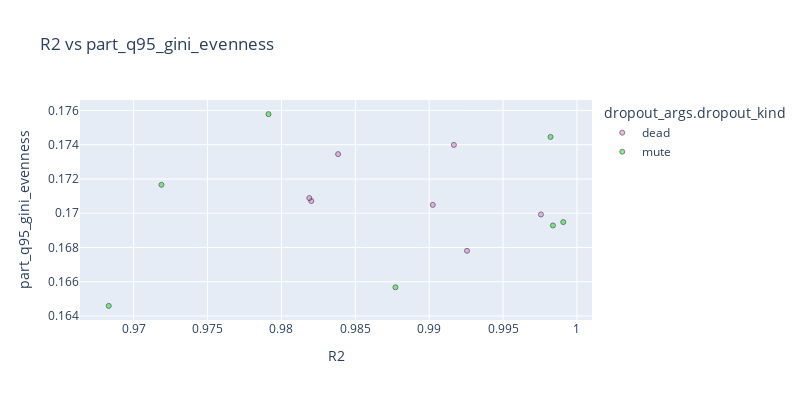

The notebook cell saved with this chart:
### Code cell
import numpy as np, pandas as pd, plotly.express as px

df = pd.DataFrame(consolidated_data)

# # --- get R2 robustly (don't parse from /Users/...) ---
# if "R2" in df.columns:
#     df["R2"] = pd.to_numeric(df["R2"], errors="coerce")
# elif "folder" in df.columns:
#     df["R2"] = pd.to_numeric(df["folder"].astype(str).str.extract(r"^([0-9\.]+)")[0], errors="coerce")
# else:
#     df["R2"] = pd.to_numeric(
#         df["path"].astype(str).str.extract(r"(?:^|[^A-Za-z0-9])R2(?:=|_|-)([0-9]*\.?[0-9]+)")[0],
#         errors="coerce"
#     )
df = df.rename(columns=lambda c: f"{c[0]}_{c[1]}" if isinstance(c, tuple) else str(c))
df = df.dropna(subset=["R2"])
df = df[df["R2"] > 0.75]
df = df[df["experiment_folder"].isin([
    # "CDDM_SparsityAndFRMag-ab-77398e_BaseTrainer",
    "CDDM_DropoutSweep-77398e_BaseTrainer"
    # "CDDM_BareTraining-794a7f3_BaseTrainer",
    # 'CDDM_PositiveBiasesOnly02-1020a33_BaseTrainer'
])]


column = "dropout_args.dropout_kind"
scale = "linear"  # "linear" or "log" (only applies when numeric)

raw = df[column]
num = pd.to_numeric(raw, errors="coerce")
is_numeric = num.notna().sum() == raw.notna().sum()

scale = 1.  # used for marker sizing/layout
x = 'R2'
y = "part_q95_gini_evenness"
if is_numeric:
    df[column] = num

    if scale == "log":
        df = df[df[column] > 0]
        color_col = f"{column}_log10"
        df[color_col] = np.log10(df[column].to_numpy())

        vmin, vmax = df[column].min(), df[column].max()
        decades = np.arange(np.floor(np.log10(vmin)), np.ceil(np.log10(vmax)) + 1)
        ticks = np.power(10.0, decades)
        tickvals = np.log10(ticks)
        ticktext = [f"{t:g}" for t in ticks]
        cbar_title = f"{column} (log10 scale)"
    else:
        color_col = column
        tickvals, ticktext = None, None
        cbar_title = f"{column} (linear)"

    cmin, cmax = float(df[color_col].min()), float(df[color_col].max())
    cmid = 0.5 * (cmin + cmax)
    fig = px.scatter(
        df, x=x, y=y,
        color=color_col,
        color_continuous_scale=[(0, "blue"), (0.5, "white"), (1, "red")],
        color_continuous_midpoint=cmid,
        range_color=(cmin, cmax),
        hover_data=df.columns,
        title=f"{x} vs {y} ({column} colored on {scale} scale)"
    )
    fig.update_layout(coloraxis_colorbar=dict(title=cbar_title, tickvals=tickvals, ticktext=ticktext))

else:
    cat_col = f"{column}_str"
    df[cat_col] = raw.astype(str).fillna("NA")

    order = sorted(pd.unique(df[cat_col]), key=lambda s: (s == "NA", s))
    seq = distinct_hex_colors(len(order), seed=0)
    color_map = dict(zip(order, seq))

    hover_col = "experiment_folder"  # or "folder" if that’s what you want shown
    fig = px.scatter(
        df, x=x, y=y,
        color=cat_col if not is_numeric else color_col,
        hover_name=hover_col,
        hover_data={"path": False, "N": True, x: True, y: True, "max_iter": True},  # optional extras; delete if you want minimal
        category_orders={cat_col: order} if not is_numeric else None,
        color_discrete_map=color_map if not is_numeric else None,
        color_continuous_scale=[(0, "blue"), (0.5, "white"), (1, "red")] if is_numeric else None,
        title=f"{x} vs {y}"
    )
    fig.update_layout(legend_title_text=column)

fig.update_layout(autosize=False, width=800 * scale, height=400 * scale)
fig.update_traces(marker=dict(opacity=0.5, size=5 * scale, line=dict(width=1, color="black")))
fig.write_image(f"statistics_{x}_vs_{y}.svg")
fig.show()

### Figure 1 — Plotly figure (JSON) as saved in the notebook; plotly's stock layout.template omitted (floating-point values rounded to 4 significant figures)
{"data": [{"customdata": [["/Users/tolmach/Documents/GitHub/trainRNNbrain/data/trained_RNNs/CDDM_DropoutSweep-77398e_BaseTrainer/0.8534116_CDDM_relu;N=1000;L=0.001;MI=30000;D=1;WD=1e-06;Lcl=0;Leffdim=0;Lfri=0;Lfrm=0;Lhi=0;Lhlvar=0;Lhm=0;Lhtvar=0;Liwm=0;Lmet=0;Lorth=0;Low=0;Lrwm=0;Lrws=0;Ltv=0", 1000, 30000], ["/Users/tolmach/Documents/GitHub/trainRNNbrain/data/trained_RNNs/CDDM_DropoutSweep-77398e_BaseTrainer/0.8621768_CDDM_relu;N=1000;L=0.001;MI=30000;D=1;WD=1e-06;Lcl=0;Leffdim=0;Lfri=0;Lfrm=0;Lhi=0;Lhlvar=0;Lhm=0;Lhtvar=0;Liwm=0;Lmet=0;Lorth=0;Low=0;Lrwm=0;Lrws=0;Ltv=0", 1000, 30000], ["/Users/tolmach/Documents/GitHub/trainRNNbrain/data/trained_RNNs/CDDM_DropoutSweep-77398e_BaseTrainer/0.8463838_CDDM_relu;N=1000;L=0.001;MI=30000;D=1;WD=1e-06;Lcl=0;Leffdim=0;Lfri=0;Lfrm=0;Lhi=0;Lhlvar=0;Lhm=0;Lhtvar=0;Liwm=0;Lmet=0;Lorth=0;Low=0;Lrwm=0;Lrws=0;Ltv=0", 1000, 30000], ["/Users/tolmach/Documents/GitHub/trainRNNbrain/data/trained_RNNs/CDDM_DropoutSweep-77398e_BaseTrainer/0.8540521_CDDM_relu;N=1000;L=0.001;MI=30000;D=1;WD=1e-06;Lcl=0;Leffdim=0;Lfri=0;Lfrm=0;Lhi=0;Lhlvar=0;Lhm=0;Lhtvar=0;Liwm=0;Lmet=0;Lorth=0;Low=0;Lrwm=0;Lrws=0;Ltv=0", 1000, 30000], ["/Users/tolmach/Documents/GitHub/trainRNNbrain/data/trained_RNNs/CDDM_DropoutSweep-77398e_BaseTrainer/0.8759818_CDDM_relu;N=1000;L=0.001;MI=30000;D=1;WD=1e-06;Lcl=0;Leffdim=0;Lfri=0;Lfrm=0;Lhi=0;Lhlvar=0;Lhm=0;Lhtvar=0;Liwm=0;Lmet=0;Lorth=0;Low=0;Lrwm=0;Lrws=0;Ltv=0", 1000, 30000], ["/Users/tolmach/Documents/GitHub/trainRNNbrain/data/trained_RNNs/CDDM_DropoutSweep-77398e_BaseTrainer/0.8304992_CDDM_relu;N=1000;L=0.001;MI=30000;D=1;WD=1e-06;Lcl=0;Leffdim=0;Lfri=0;Lfrm=0;Lhi=0;Lhlvar=0;Lhm=0;Lhtvar=0;Liwm=0;Lmet=0;Lorth=0;Low=0;Lrwm=0;Lrws=0;Ltv=0", 1000, 30000], ["/Users/tolmach/Documents/GitHub/trainRNNbrain/data/trained_RNNs/CDDM_DropoutSweep-77398e_BaseTrainer/0.8237514_CDDM_relu;N=1000;L=0.001;MI=30000;D=1;WD=1e-06;Lcl=0;Leffdim=0;Lfri=0;Lfrm=0;Lhi=0;Lhlvar=0;Lhm=0;Lhtvar=0;Liwm=0;Lmet=0;Lorth=0;Low=0;Lrwm=0;Lrws=0;Ltv=0", 1000, 30000]], "hovertemplate": "<b>%{hovertext}</b><br><br>dropout_args.dropout_kind_str=dead<br>R2=%{x}<br>part_q95_gini_evenness=%{y}<br>N=%{customdata[1]}<br>max_iter=%{customdata[2]}<extra></extra>", "hovertext": ["CDDM_DropoutSweep-77398e_BaseTrainer", "CDDM_DropoutSweep-77398e_BaseTrainer", "CDDM_DropoutSweep-77398e_BaseTrainer", "CDDM_DropoutSweep-77398e_BaseTrainer", "CDDM_DropoutSweep-77398e_BaseTrainer", "CDDM_DropoutSweep-77398e_BaseTrainer", "CDDM_DropoutSweep-77398e_BaseTrainer"], "legendgroup": "dead", "marker": {"color": "#eb6ade", "line": {"color": "black", "width": 1}, "opacity": 0.5, "size": 5, "symbol": "circle"}, "mode": "markers", "name": "dead", "orientation": "v", "showlegend": true, "type": "scatter", "x": [0.9917, 0.9838, 0.9902, 0.982, 0.9819, 0.9976, 0.9926], "xaxis": "x", "y": [0.174, 0.1735, 0.1705, 0.1707, 0.1709, 0.1699, 0.1678], "yaxis": "y"}, {"customdata": [["/Users/tolmach/Documents/GitHub/trainRNNbrain/data/trained_RNNs/CDDM_DropoutSweep-77398e_BaseTrainer/0.8628811_CDDM_relu;N=1000;L=0.001;MI=30000;D=1;WD=1e-06;Lcl=0;Leffdim=0;Lfri=0;Lfrm=0;Lhi=0;Lhlvar=0;Lhm=0;Lhtvar=0;Liwm=0;Lmet=0;Lorth=0;Low=0;Lrwm=0;Lrws=0;Ltv=0", 1000, 30000], ["/Users/tolmach/Documents/GitHub/trainRNNbrain/data/trained_RNNs/CDDM_DropoutSweep-77398e_BaseTrainer/0.8547767_CDDM_relu;N=1000;L=0.001;MI=30000;D=1;WD=1e-06;Lcl=0;Leffdim=0;Lfri=0;Lfrm=0;Lhi=0;Lhlvar=0;Lhm=0;Lhtvar=0;Liwm=0;Lmet=0;Lorth=0;Low=0;Lrwm=0;Lrws=0;Ltv=0", 1000, 30000], ["/Users/tolmach/Documents/GitHub/trainRNNbrain/data/trained_RNNs/CDDM_DropoutSweep-77398e_BaseTrainer/0.8667087_CDDM_relu;N=1000;L=0.001;MI=30000;D=1;WD=1e-06;Lcl=0;Leffdim=0;Lfri=0;Lfrm=0;Lhi=0;Lhlvar=0;Lhm=0;Lhtvar=0;Liwm=0;Lmet=0;Lorth=0;Low=0;Lrwm=0;Lrws=0;Ltv=0", 1000, 30000], ["/Users/tolmach/Documents/GitHub/trainRNNbrain/data/trained_RNNs/CDDM_DropoutSweep-77398e_BaseTrainer/0.8440078_CDDM_relu;N=1000;L=0.001;MI=30000;D=1;WD=1e-06;Lcl=0;Leffdim=0;Lfri=0;Lfrm=0;Lhi=0;Lhlvar=0;Lhm=0;Lhtvar=0;Liwm=0;Lmet=0;Lorth=0;Low=0;Lrwm=0;Lrws=0;Ltv=0", 1000, 30000], ["/Users/tolmach/Documents/GitHub/trainRNNbrain/data/trained_RNNs/CDDM_DropoutSweep-77398e_BaseTrainer/0.8532738_CDDM_relu;N=1000;L=0.001;MI=30000;D=1;WD=1e-06;Lcl=0;Leffdim=0;Lfri=0;Lfrm=0;Lhi=0;Lhlvar=0;Lhm=0;Lhtvar=0;Liwm=0;Lmet=0;Lorth=0;Low=0;Lrwm=0;Lrws=0;Ltv=0", 1000, 30000], ["/Users/tolmach/Documents/GitHub/trainRNNbrain/data/trained_RNNs/CDDM_DropoutSweep-77398e_BaseTrainer/0.8394255_CDDM_relu;N=1000;L=0.001;MI=30000;D=1;WD=1e-06;Lcl=0;Leffdim=0;Lfri=0;Lfrm=0;Lhi=0;Lhlvar=0;Lhm=0;Lhtvar=0;Liwm=0;Lmet=0;Lorth=0;Low=0;Lrwm=0;Lrws=0;Ltv=0", 1000, 30000], ["/Users/tolmach/Documents/GitHub/trainRNNbrain/data/trained_RNNs/CDDM_DropoutSweep-77398e_BaseTrainer/0.8503794_CDDM_relu;N=1000;L=0.001;MI=30000;D=1;WD=1e-06;Lcl=0;Leffdim=0;Lfri=0;Lfrm=0;Lhi=0;Lhlvar=0;Lhm=0;Lhtvar=0;Liwm=0;Lmet=0;Lorth=0;Low=0;Lrwm=0;Lrws=0;Ltv=0", 1000, 30000]], "hovertemplate": "<b>%{hovertext}</b><br><br>dropout_args.dropout_kind_str=mute<br>R2=%{x}<br>part_q95_gini_evenness=%{y}<br>N=%{customdata[1]}<br>max_iter=%{customdata[2]}<extra></extra>", "hovertext": ["CDDM_DropoutSweep-77398e_BaseTrainer", "CDDM_DropoutSweep-77398e_BaseTrainer", "CDDM_DropoutSweep-77398e_BaseTrainer", "CDDM_DropoutSweep-77398e_BaseTrainer", "CDDM_DropoutSweep-77398e_BaseTrainer", "CDDM_DropoutSweep-77398e_BaseTrainer", "CDDM_DropoutSweep-77398e_BaseTrainer"], "legendgroup": "mute", "marker": {"color": "#00eb00", "line": {"color": "black", "width": 1}, "opacity": 0.5, "size": 5, "symbol": "circle"}, "mode": "markers", "name": "mute", "orientation": "v", "showlegend": true, "type": "scatter", "x": [0.9791, 0.9982, 0.9991, 0.9719, 0.9984, 0.9877, 0.9683], "xaxis": "x", "y": [0.1758, 0.1745, 0.1695, 0.1717, 0.1693, 0.1657, 0.1646], "yaxis": "y"}], "layout": {"autosize": false, "height": 400, "legend": {"title": {"text": "dropout_args.dropout_kind"}, "tracegroupgap": 0}, "title": {"text": "R2 vs part_q95_gini_evenness"}, "width": 800, "xaxis": {"anchor": "y", "domain": [0, 1], "title": {"text": "R2"}}, "yaxis": {"anchor": "x", "domain": [0, 1], "title": {"text": "part_q95_gini_evenness"}}}}
